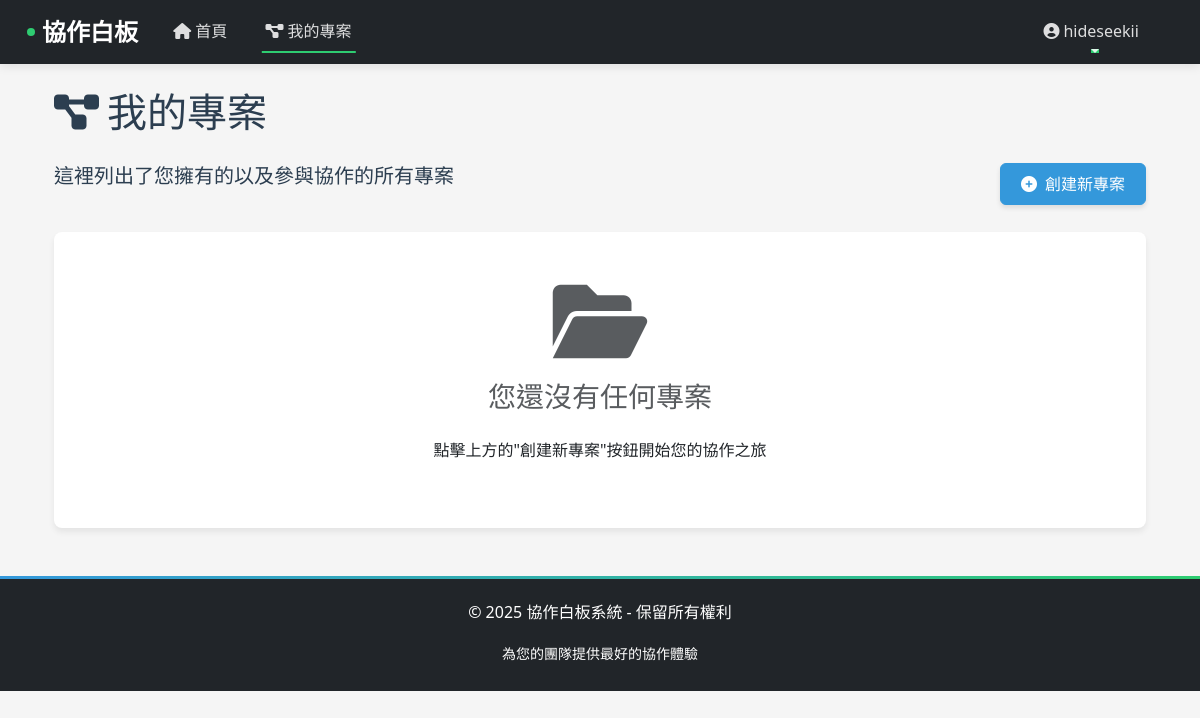
Before: /projects/ (signed in) with the older database file.
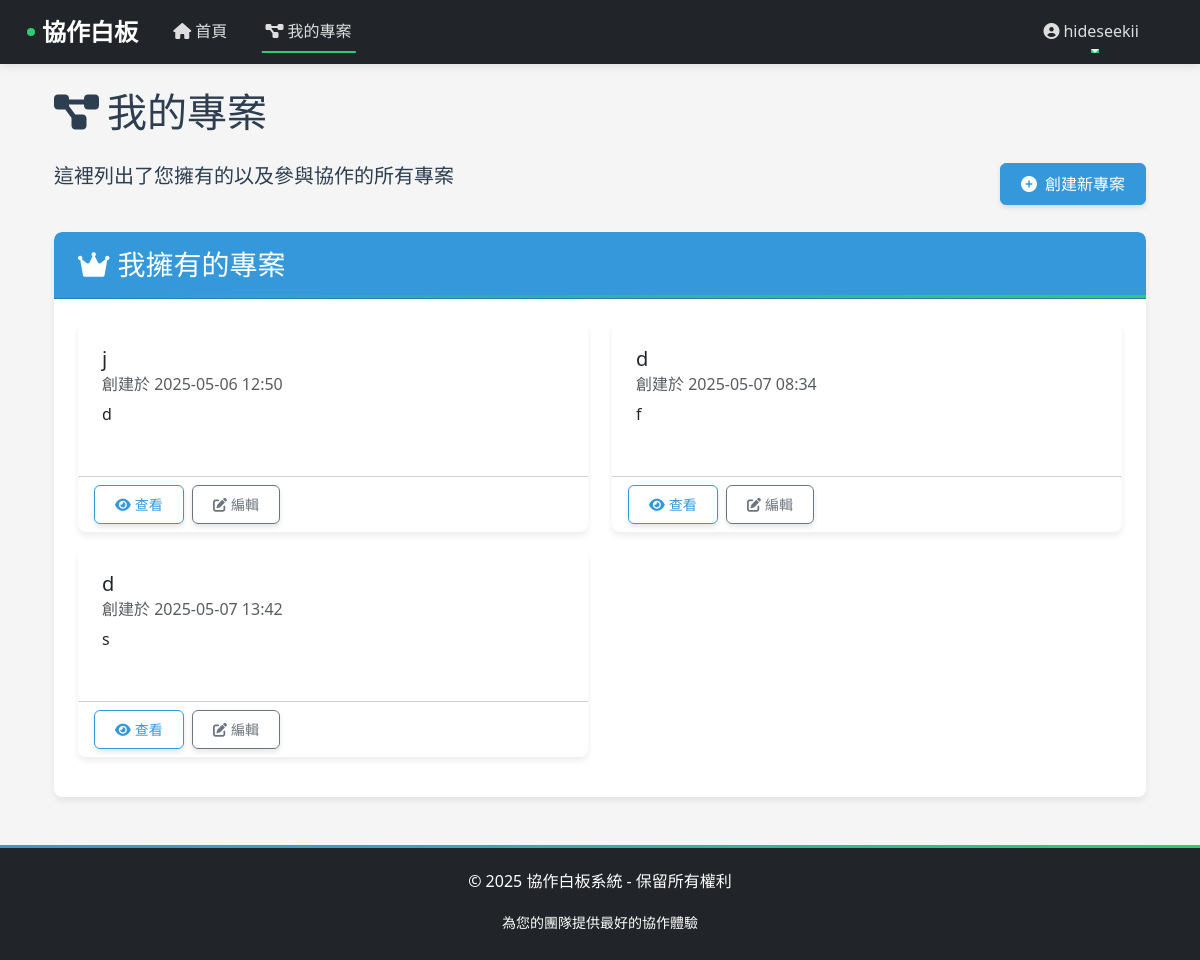
After: the same page with the newer database file.
### projects/models.py (models this page shows, shortened)
class Project(models.Model):
    name = models.CharField("專案名稱", max_length=100)
    description = models.TextField("專案描述", blank=True)
    owner = models.ForeignKey(
        User,
        related_name='owned_projects',
        on_delete=models.CASCADE
    )
    collaborators = models.ManyToManyField(
        User,
        through='ProjectCollaborator',
        related_name='projects'
    )
    created_at = models.DateTimeField(auto_now_add=True)
    updated_at = models.DateTimeField(auto_now=True)

### projects/views.py (the view)
# urls.py: path('', views.project_list, name='list'),
@login_required
def project_list(request):
    owned_projects = Project.objects.filter(owner=request.user)
    collaborated_projects = Project.objects.filter(collaborators=request.user).exclude(owner=request.user)
    context = {
        'owned_projects': owned_projects,
        'collaborated_projects': collaborated_projects,
    }
    return render(request, 'projects/project_list.html', context)

### templates/projects/project_list.html (shortened to what this page needs)
{% extends 'base.html' %}
{% load static %}
{% block content %}
<div class="container">
    <h1 class="mb-4"><i class="fas fa-project-diagram me-2"></i>我的專案</h1>
    <div class="d-flex justify-content-between align-items-center mb-4">
        <p class="lead">這裡列出了您擁有的以及參與協作的所有專案</p>
        <a href="{% url 'projects:create' %}" class="btn btn-primary">
            <i class="fas fa-plus-circle me-2"></i>創建新專案
        </a>
    </div>
    {% if owned_projects %}
    <div class="card mb-4">
        <div class="card-header bg-primary text-white">
            <h3 class="card-title mb-0"><i class="fas fa-crown me-2"></i>我擁有的專案</h3>
        </div>
        <div class="card-body">
            <div class="row">
                {% for project in owned_projects %}
                <div class="col-md-6 mb-3">
                    <div class="card h-100">
                        <div class="card-body">
                            <h5 class="card-title">{{ project.name }}</h5>
                            <h6 class="card-subtitle mb-2 text-muted">創建於 {{ project.created_at|date:"Y-m-d H:i" }}</h6>
                            <p class="card-text">{{ project.description|truncatechars:100 }}</p>
                        </div>
                        <div class="card-footer bg-transparent">
                            <a href="{% url 'projects:detail' project.pk %}" class="btn btn-sm btn-outline-primary">
                                <i class="fas fa-eye me-1"></i>查看
                            </a>
                            <a href="{% url 'projects:edit' project.pk %}" class="btn btn-sm btn-outline-secondary ms-1">
                                <i class="fas fa-edit me-1"></i>編輯
                            </a>
                        </div>
                    </div>
                </div>
                {% endfor %}
            </div>
        </div>
    </div>
    {% endif %}
    {% if not owned_projects and not collaborated_projects %}
    <div class="card">
        <div class="card-body text-center py-5">
            <h3 class="text-muted mb-4"><i class="fas fa-folder-open fa-3x mb-3 d-block"></i>您還沒有任何專案</h3>
            <p>點擊上方的"創建新專案"按鈕開始您的協作之旅</p>
        </div>
    </div>
    {% endif %}
</div>
{% endblock %}

Changed rows visible on the page:
added Project: name "j", created_at "2025-05-06 12:50", description "d"
added Project: name "d", created_at "2025-05-07 08:34", description "f"
added Project: name "d", created_at "2025-05-07 13:42", description "s"
Other visible differences:
text no longer shown: "您還沒有任何專案 點擊上方的\"創建新專案\"按鈕開始您的協作之旅"
text now shown: "我擁有的專案"
